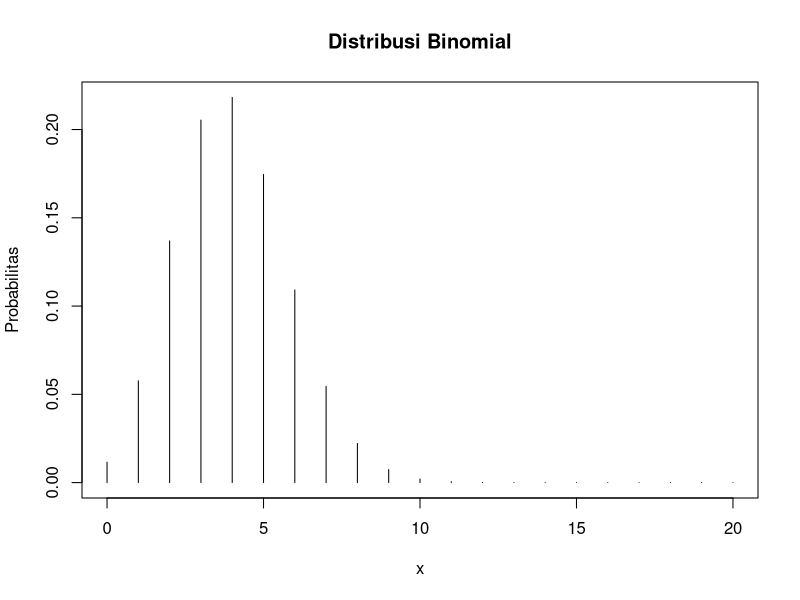

This figure's R source:
#2. Terdapat 20 pasien menderita Covid19 dengan peluang sembuh sebesar 0.2. Tentukan :

#a. Peluang terdapat 4 pasien yang sembuh.
n<-20
p<-0.2
x<-4
paste("Hasil: ", dbinom(x, n, p))

#b. Gambarkan grafik histogram berdasarkan kasus tersebut.
x <- 0:20
plot(x,dbinom(x,n,p),
     type='h',
     main='Distribusi Binomial',
     ylab='Probabilitas')

#c. Nilai Rataan (µ) dan Varian (s²) dari DistribusiBinomial.
rataan=n*p
varian= n*p*(1-p)
paste("Nilai Rataan(µ): ", rataan)
paste("Nilai Varian (s²): ", varian)
